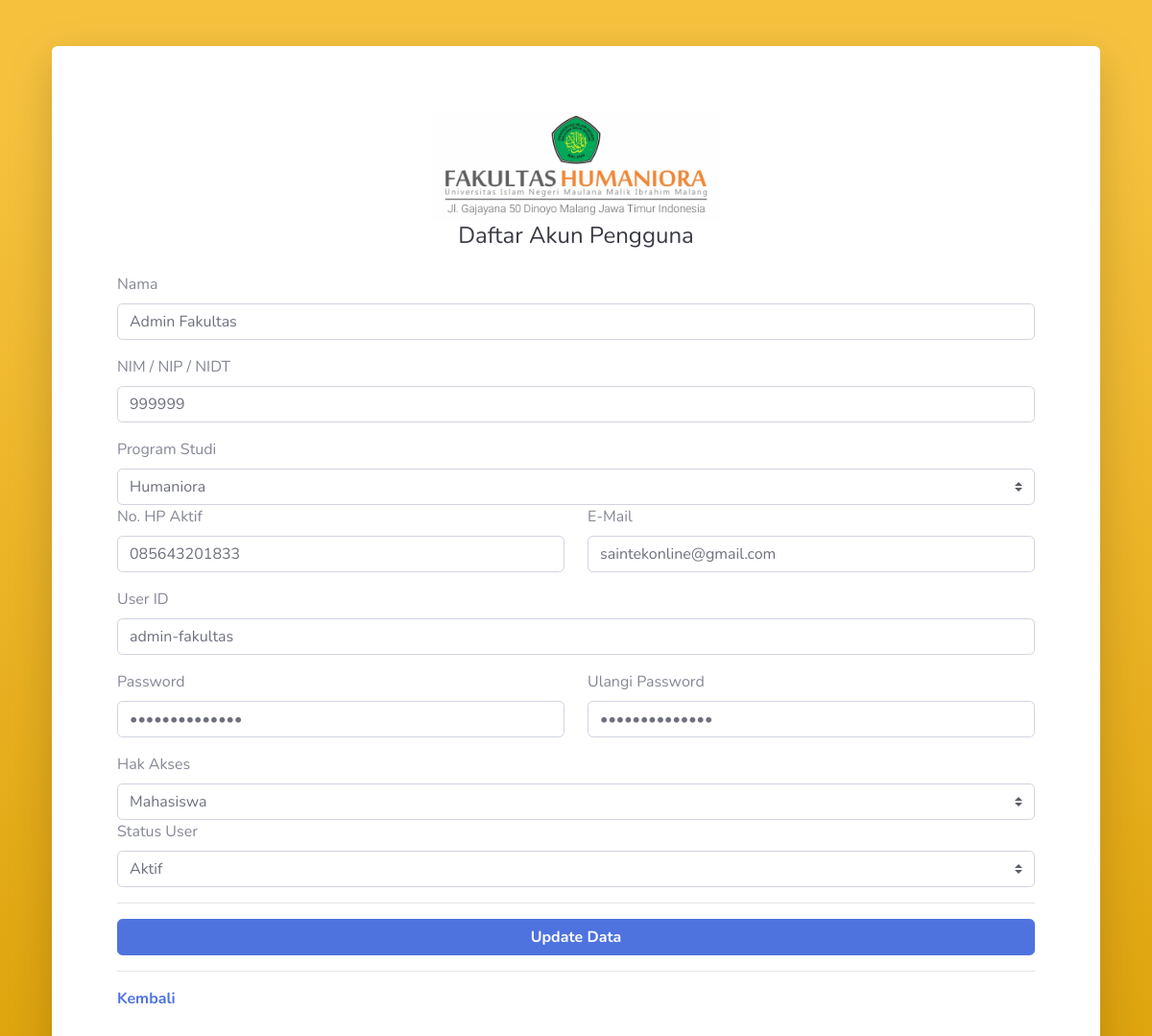
Before: /admin/user-edit.php?nodata=20 (signed in) with the older database file.
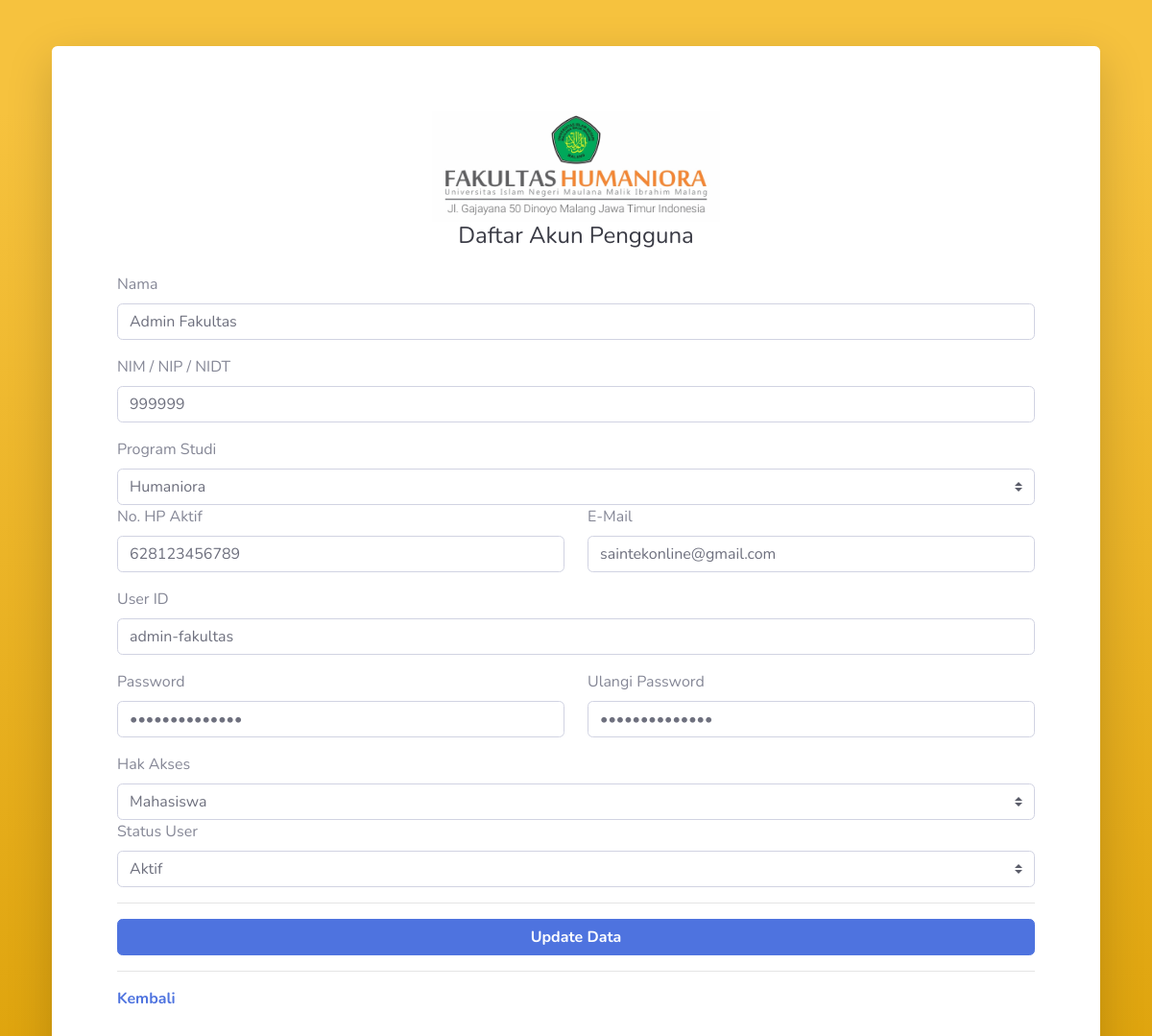
After: the same page with the newer database file.
### tables this page shows
CREATE TABLE IF NOT EXISTS `pengguna` (
  `no` int(11) NOT NULL AUTO_INCREMENT,
  `nama` varchar(100) DEFAULT NULL,
  `nim` varchar(20) DEFAULT NULL,
  `nohp` varchar(20) DEFAULT NULL,
  `email` varchar(100) DEFAULT NULL,
  `prodi` varchar(50) DEFAULT NULL,
  `user` varchar(50) DEFAULT NULL,
  `pass` varchar(50) DEFAULT NULL,
  `plaintext` varchar(50) DEFAULT NULL,
  `role` varchar(50) DEFAULT 'mahasiswa',
  `token` varchar(100) DEFAULT '0',
  `status` tinyint(4) DEFAULT '0',
  KEY `Index 1` (`no`)
);

### admin/user-edit.php (the view, shortened to what the changed rows need)
<?php
require '../config.php';
?>
<!DOCTYPE html>
<html lang="en">
<head>
    <link href="../vendor/fontawesome-free/css/all.min.css" rel="stylesheet" type="text/css">
    <link href="../css/sb-admin-2.min.css" rel="stylesheet">
</head>
<body class="bg-gradient-warning">
    <div class="container">
        <div class="card o-hidden border-0 shadow-lg my-5">
            <div class="card-body">
                <div class="p-5">
                    <div class="text-center">
                        <h1 class="h4 text-gray-900 mb-4">Daftar Akun Pengguna</h1>
                    </div>
                    <?php
                    $nodata = mysqli_real_escape_string($conn, $_GET['nodata']);
                    $quser = mysqli_query($conn, "SELECT * FROM pengguna WHERE no='$nodata'");
                    $duser = mysqli_fetch_array($quser);
                    $nama = $duser['nama'];
                    $nim = $duser['nim'];
                    $nohp = $duser['nohp'];
                    $email = $duser['email'];
                    $prodi = $duser['prodi'];
                    $username = $duser['user'];
                    $password = $duser['plaintext'];
                    $role = $duser['role'];
                    $status = $duser['status'];
                    ?>
                    <form class="user" action="user-update.php" method="POST">
                        <div class="form-group">
                            <label>Nama</label>
                            <input type="text" class="form-control" name="nama" id="nama" value="<?= $nama; ?>" required>
                        </div>
                        <div class="form-group">
                            <label>NIM / NIP / NIDT</label>
                            <input type="number" class="form-control" name="nim" id="nim" value="<?= $nim; ?>" required>
                        </div>
                        <div class="row no-gutters align-items-center">
                            <label>Program Studi</label>
                            <select class="browser-default custom-select" name="prodi" id="prodi">
                                <option value="<?= $prodi; ?>" selected><?= $prodi; ?></option>
                            </select>
                        </div>
                        <div class="form-group row">
                            <div class="col-sm-6 mb-3 mb-sm-0">
                                <label>No. HP Aktif</label>
                                <input type="number" class="form-control " name="nohp" id="nohp" value="<?= $nohp; ?>" required>
                            </div>
                            <div class="col-sm-6">
                                <label>E-Mail</label>
                                <input type="email" class="form-control " name="email" id="email" value="<?= $email; ?>" required>
                            </div>
                        </div>
                        <div class="form-group">
                            <label>User ID</label>
                            <input type="text" class="form-control " name="userid" id="userid" value="<?= $username; ?>" required>
                        </div>
                        <div class="form-group row">
                            <div class="col-sm-6 mb-3 mb-sm-0">
                                <label>Password</label>
                                <input type="password" class="form-control " name="password" id="password" value="<?= $password; ?>" required>
                            </div>
                            <div class="col-sm-6">
                                <label>Ulangi Password</label>
                                <input type="password" class="form-control " name="password2" id="password2" value="<?= $password; ?>" required>
                            </div>
                        </div>
                        <div class="row no-gutters align-items-center">
                            <label>Hak Akses</label>
                            <select class="browser-default custom-select" name="role" id="role">
                                <?php
                                if ($role == 'adminprodi') {
                                ?>
                                    <option value="dosen">Dosen</option>
                                    <option value="adminprodi" selected>Admin Program Studi</option>
                                    <option value="adminfakultas">Admin Fakultas</option>
                                    <option value="mahasiswa">Mahasiswa</option>
                                <?php
                                } elseif ($role == 'adminfakultas') {
                                ?>
                                    <option value="mahasiswa" selected>Mahasiswa</option>
                                <?php
                                }
                                ?>
                            </select>
                        </div>
                        <div class="row no-gutters align-items-center">
                            <label>Status User</label>
                            <select class="browser-default custom-select" name="status" id="status">
                                <?php
                                if ($status == 0) {
                                ?>
                                    <option value="0" selected>Tidak Aktif</option>
                                    <option value="1">Aktif</option>
                                <?php
                                } else {
                                ?>
                                    <option value="1" selected>Aktif</option>
                                <?php
                                }
                                ?>
                            </select>
                        </div>
                    </form>
                </div>
            </div>
        </div>
    </div>
</body>
</html>

Changed rows visible on the page:
changed pengguna "Admin Fakultas": nohp "085643201833" → "628123456789"
